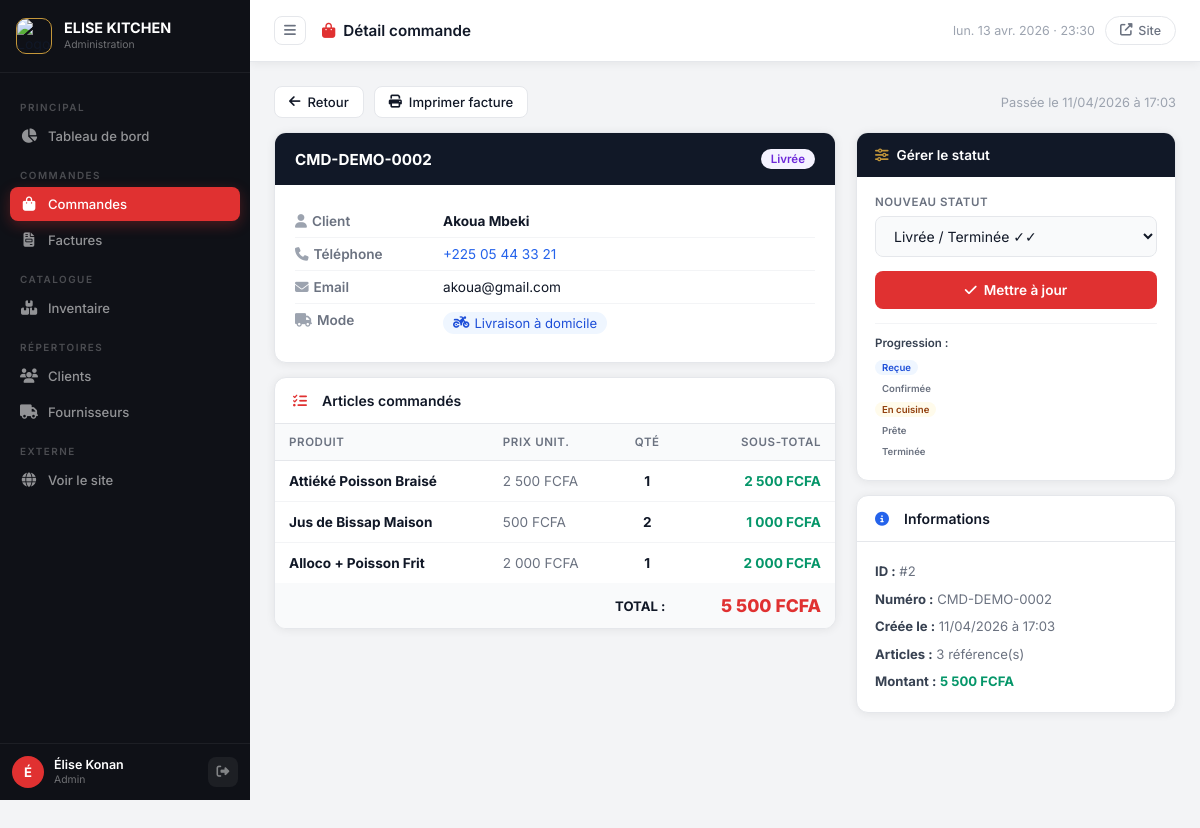
The app's page /admin/commande/2 (signed in) with its own data.
### tables this page shows
CREATE TABLE commandes (
    id               INTEGER PRIMARY KEY AUTOINCREMENT,
    numero           TEXT UNIQUE NOT NULL,
    client_id        INTEGER,
    client_nom       TEXT NOT NULL,
    client_telephone TEXT NOT NULL,
    client_email     TEXT,
    client_adresse   TEXT,
    type_livraison   TEXT DEFAULT 'retrait',
    statut           TEXT DEFAULT 'nouvelle',
    montant_total    REAL NOT NULL DEFAULT 0,
    notes            TEXT,
    date_commande    TEXT DEFAULT (datetime('now','localtime')),
    FOREIGN KEY (client_id) REFERENCES clients(id)
);

CREATE TABLE commande_items (
    id          INTEGER PRIMARY KEY AUTOINCREMENT,
    commande_id INTEGER NOT NULL,
    produit_id  INTEGER,
    produit_nom TEXT NOT NULL,
    prix_unit   REAL NOT NULL,
    quantite    INTEGER NOT NULL DEFAULT 1,
    sous_total  REAL NOT NULL,
    FOREIGN KEY (commande_id) REFERENCES commandes(id) ON DELETE CASCADE,
    FOREIGN KEY (produit_id)  REFERENCES produits(id)  ON DELETE SET NULL
);

### app.py (the view)
@app.route('/admin/commande/<int:id>')
@login_required
def admin_commande_detail(id):
    cmd = qry("SELECT * FROM commandes WHERE id=?", (id,), one=True)
    if not cmd:
        flash("Commande introuvable.", "danger"); return redirect(url_for('admin_commandes'))
    items = qry("SELECT * FROM commande_items WHERE commande_id=?", (id,))
    return render_template('admin/commande_detail.html', commande=cmd, items=items)

### app.py (called while the page is built)
def get_db():
    if 'db' not in g:
        g.db = sqlite3.connect(
            app.config['DATABASE'],
            detect_types=sqlite3.PARSE_DECLTYPES
        )
        g.db.row_factory = sqlite3.Row
        g.db.execute("PRAGMA journal_mode=WAL")
        g.db.execute("PRAGMA foreign_keys=ON")
    return g.db

def qry(sql, args=(), one=False):
    cur = get_db().execute(sql, args)
    rows = [dict(r) for r in cur.fetchall()]
    return rows[0] if one and rows else (None if one else rows)

def login_required(f):
    @wraps(f)
    def deco(*a, **kw):
        if 'admin_id' not in session:
            flash("Veuillez vous connecter.", "warning")
            return redirect(url_for('admin_login'))
        return f(*a, **kw)
    return deco

@app.template_filter('datefr')
def datefr(v, fmt='%d/%m/%Y'):
    if not v:
        return '—'
    try:
        dt = datetime.fromisoformat(str(v)[:19])
        return dt.strftime(fmt)
    except Exception:
        return str(v)

@app.template_filter('datefr_hm')
def datefr_hm(v):
    return datefr(v, '%d/%m/%Y à %H:%M')

@app.template_filter('fcfa')
def fcfa(v):
    try:
        return f"{float(v):,.0f}".replace(',', ' ')
    except Exception:
        return '0'

@app.template_filter('statut_label')
def statut_label(s):
    return {
        'nouvelle': 'Nouvelle', 'confirmée': 'Confirmée',
        'en_preparation': 'En préparation', 'prête': 'Prête !',
        'livrée': 'Livrée', 'annulée': 'Annulée'
    }.get(s, s)

@app.template_filter('statut_css')
def statut_css(s):
    return s.replace(' ', '_').replace('é', 'e').replace('è', 'e')

@app.context_processor
def inject_globals():
    ctx = {'nouvelles_commandes': 0, 'annee': datetime.now().year}
    if 'admin_id' in session:
        try:
            row = qry("SELECT COUNT(*) as n FROM commandes WHERE statut='nouvelle'", one=True)
            ctx['nouvelles_commandes'] = row['n'] if row else 0
        except Exception:
            pass
    return ctx

### templates/admin/commande_detail.html (shortened to what this page needs)
{% extends "admin/base.html" %}
{% block page_title %}<i class="fas fa-bag-shopping" style="color:#E03131;margin-right:8px;"></i>Détail commande{% endblock %}
{% block content %}
<div style="margin-bottom:14px;display:flex;align-items:center;gap:10px;flex-wrap:wrap;">
    <a href="{{ url_for('admin_commandes') }}" class="btn-secondary" style="padding:7px 14px;"><i class="fas fa-arrow-left"></i> Retour</a>
    <a href="{{ url_for('admin_facture', cmd_id=commande.id) }}" class="btn-secondary" style="padding:7px 14px;"><i class="fas fa-print"></i> Imprimer facture</a>
    <div style="margin-left:auto;font-size:.8rem;color:#9CA3AF;">
        Passée le {{ commande.date_commande | datefr_hm }}
    </div>
</div>
<div class="detail-grid">
    <div style="display:flex;flex-direction:column;gap:14px;">
        <div class="detail-info-card">
            <div class="detail-info-header">
                <div class="detail-numero">{{ commande.numero }}</div>
                <span class="cmd-badge badge-{{ commande.statut | statut_css }}">{{ commande.statut | statut_label }}</span>
            </div>
            <div class="detail-body">
                <div class="detail-row"><span class="detail-key"><i class="fas fa-user" style="color:#9CA3AF;margin-right:5px;"></i>Client</span><span class="detail-val"><strong>{{ commande.client_nom }}</strong></span></div>
                <div class="detail-row"><span class="detail-key"><i class="fas fa-phone" style="color:#9CA3AF;margin-right:5px;"></i>Téléphone</span><span class="detail-val"><a href="tel:{{ commande.client_telephone }}" style="color:#2563EB;">{{ commande.client_telephone }}</a></span></div>
                {% if commande.client_email %}
                <div class="detail-row"><span class="detail-key"><i class="fas fa-envelope" style="color:#9CA3AF;margin-right:5px;"></i>Email</span><span class="detail-val">{{ commande.client_email }}</span></div>
                {% endif %}
                <div class="detail-row">
                    <span class="detail-key"><i class="fas fa-truck" style="color:#9CA3AF;margin-right:5px;"></i>Mode</span>
                    <span class="detail-val">
                        <span style="display:inline-flex;align-items:center;gap:5px;font-size:.82rem;padding:3px 10px;border-radius:100px;{% if commande.type_livraison == 'livraison' %}background:#EFF6FF;color:#1D4ED8;{% else %}background:#ECFDF5;color:#065F46;{% endif %}">
                            <i class="fas fa-{% if commande.type_livraison == 'livraison' %}motorcycle{% else %}store{% endif %}"></i>
                            {{ 'Livraison à domicile' if commande.type_livraison == 'livraison' else 'Retrait sur place' }}
                        </span>
                    </span>
                </div>
            </div>
        </div>
        <div class="panel">
            <div class="panel-head"><div class="panel-head-title"><i class="fas fa-list-check" style="color:#E03131;"></i>&nbsp; Articles commandés</div></div>
            <table class="admin-table">
                <thead><tr><th>Produit</th><th>Prix unit.</th><th style="text-align:center;">Qté</th><th style="text-align:right;">Sous-total</th></tr></thead>
                <tbody>
                    {% for item in items %}
                    <tr>
                        <td><strong>{{ item.produit_nom }}</strong></td>
                        <td style="color:#6B7280;">{{ item.prix_unit | fcfa }} FCFA</td>
                        <td style="text-align:center;font-weight:700;">{{ item.quantite }}</td>
                        <td style="text-align:right;font-weight:700;color:#059669;">{{ item.sous_total | fcfa }} FCFA</td>
                    </tr>
                    {% endfor %}
                </tbody>
                <tfoot>
                    <tr>
                        <td colspan="3" style="text-align:right;font-weight:700;color:#111827;padding:12px 14px;">TOTAL :</td>
                        <td style="text-align:right;font-size:1.1rem;font-weight:800;color:#E03131;padding:12px 14px;">{{ commande.montant_total | fcfa }} FCFA</td>
                    </tr>
                </tfoot>
            </table>
        </div>
    </div>
    <div style="display:flex;flex-direction:column;gap:14px;">
        <div class="statut-form">
            <div class="statut-form-head"><i class="fas fa-sliders" style="margin-right:8px;color:#C4973A;"></i>Gérer le statut</div>
            <div class="statut-form-body">
                <form method="POST" action="{{ url_for('admin_maj_statut', id=commande.id) }}">
                    <label style="display:block;font-size:.72rem;font-weight:600;color:#6B7280;text-transform:uppercase;letter-spacing:.5px;margin-bottom:7px;">Nouveau statut</label>
                    <select name="statut" class="statut-select">
                        {% for s, lbl in [('nouvelle','Nouvelle'),('confirmée','Confirmée ✓'),('en_preparation','En préparation 🔥'),('prête','Prête à servir ⭐'),('livrée','Livrée / Terminée ✓✓'),('annulée','Annulée ✗')] %}
                        <option value="{{ s }}" {% if commande.statut == s %}selected{% endif %}>{{ lbl }}</option>
                        {% endfor %}
                    </select>
                    <button type="submit" class="btn-update-statut"><i class="fas fa-check" style="margin-right:7px;"></i>Mettre à jour</button>
                </form>
                <div style="margin-top:14px;font-size:.72rem;color:#6B7280;border-top:1px solid #F3F4F6;padding-top:12px;">
                    <div style="font-weight:600;color:#374151;margin-bottom:7px;">Progression :</div>
                    {% for s, lbl in [('nouvelle','Reçue'),('confirmée','Confirmée'),('en_preparation','En cuisine'),('prête','Prête'),('livrée','Terminée')] %}
                    <div style="display:flex;align-items:center;gap:7px;padding:3px 0;">
                        <span class="cmd-badge badge-{{ s }}" style="font-size:.6rem;padding:2px 7px;">{{ lbl }}</span>
                    </div>
                    {% endfor %}
                </div>
            </div>
        </div>
        <div class="panel">
            <div class="panel-head"><div class="panel-head-title"><i class="fas fa-circle-info" style="color:#2563EB;"></i>&nbsp; Informations</div></div>
            <div class="panel-body" style="font-size:.82rem;color:#6B7280;line-height:2.1;">
                <div><strong style="color:#374151;">ID :</strong> #{{ commande.id }}</div>
                <div><strong style="color:#374151;">Numéro :</strong> {{ commande.numero }}</div>
                <div><strong style="color:#374151;">Créée le :</strong> {{ commande.date_commande | datefr_hm }}</div>
                <div><strong style="color:#374151;">Articles :</strong> {{ items | length }} référence(s)</div>
                <div><strong style="color:#374151;">Montant :</strong> <span style="color:#059669;font-weight:700;">{{ commande.montant_total | fcfa }} FCFA</span></div>
            </div>
        </div>
    </div>
</div>
{% endblock %}

### static/css/admin.css (style rules this page uses)
:root { --sidebar-bg: #0F1117; --sidebar-w: 250px; --topbar-h: 62px; --red: #E03131; --red-dk: #B91C1C; --red-lt: #FFF0F0; --gold: #C4973A; --content-bg: #F3F4F6; --white: #FFFFFF; --dark: #111827; --gray-50: #F9FAFB; --gray-100: #F3F4F6; --gray-200: #E5E7EB; --gray-400: #9CA3AF; --gray-600: #6B7280; --gray-700: #374151; --gray-800: #1F2937; --green: #059669; --blue: #2563EB; --orange: #D97706; --purple: #7C3AED; --radius: 12px; --radius-sm: 8px; --shadow: 0 1px 10px rgba(0,0,0,0.07); --shadow-md: 0 4px 20px rgba(0,0,0,0.1); }
*, *::before, *::after { box-sizing: border-box; margin: 0; padding: 0; }
body { font-family: 'Inter', sans-serif; background: var(--content-bg); color: var(--dark); min-height: 100vh; font-size: 0.875rem; -webkit-font-smoothing: antialiased; }
a { text-decoration: none; color: inherit; }
.panel { background: var(--white); border-radius: var(--radius); box-shadow: var(--shadow); border: 1px solid var(--gray-200); overflow: hidden; }
.panel-head { display: flex; align-items: center; justify-content: space-between; padding: 14px 18px; border-bottom: 1px solid var(--gray-200); }
.panel-head-title { font-size: 0.875rem; font-weight: 600; color: var(--dark); display: flex; align-items: center; gap: 8px; }
.panel-body { padding: 16px 18px; }
.admin-table { width: 100%; border-collapse: collapse; }
.admin-table thead th { padding: 11px 14px; background: var(--gray-50); font-size: 0.72rem; font-weight: 600; text-transform: uppercase; letter-spacing: 0.6px; color: var(--gray-600); text-align: left; border-bottom: 1px solid var(--gray-200); white-space: nowrap; }
.admin-table tbody td { padding: 12px 14px; border-bottom: 1px solid var(--gray-100); font-size: 0.85rem; vertical-align: middle; }
.admin-table tbody tr:last-child td { border-bottom: none; }
.admin-table tfoot td { padding: 12px 14px; background: var(--gray-50); font-weight: 600; font-size: 0.82rem; }
.cmd-badge { display: inline-flex; align-items: center; gap: 5px; padding: 3px 10px; border-radius: 100px; font-size: 0.72rem; font-weight: 600; white-space: nowrap; }
.badge-nouvelle { background: #eff6ff; color: #1d4ed8; }
.badge-en_preparation { background: #fffbeb; color: #92400e; }
.badge-livree { background: #f5f3ff; color: #6d28d9; }
.btn-secondary { display: inline-flex; align-items: center; gap: 7px; padding: 9px 18px; background: var(--white); color: var(--dark); border: 1px solid var(--gray-200); border-radius: var(--radius-sm); font-size: 0.82rem; font-weight: 500; cursor: pointer; transition: all 0.2s; text-decoration: none; }
.detail-grid { display: grid; grid-template-columns: 1fr 320px; gap: 20px; align-items: start; }
.detail-info-card { background: var(--white); border-radius: var(--radius); box-shadow: var(--shadow); border: 1px solid var(--gray-200); overflow: hidden; }
.detail-info-header { padding: 16px 20px; background: var(--dark); color: white; display: flex; align-items: center; justify-content: space-between; }
.detail-numero { font-size: 0.95rem; font-weight: 700; }
.detail-body { padding: 20px; }
.detail-row { display: flex; gap: 8px; padding: 8px 0; border-bottom: 1px solid var(--gray-100); font-size: 0.85rem; }
.detail-row:last-child { border-bottom: none; }
.detail-key { font-weight: 600; color: var(--gray-600); width: 140px; flex-shrink: 0; }
.detail-val { color: var(--dark); }
.statut-form { background: var(--white); border-radius: var(--radius); box-shadow: var(--shadow); border: 1px solid var(--gray-200); overflow: hidden; }
.statut-form-head { padding: 14px 18px; background: var(--dark); color: white; font-size: 0.85rem; font-weight: 600; }
.statut-form-body { padding: 18px; }
.statut-select { width: 100%; padding: 10px 14px; border: 1px solid var(--gray-200); border-radius: var(--radius-sm); font-size: 0.875rem; font-family: 'Inter', sans-serif; background: var(--gray-50); color: var(--dark); margin-bottom: 14px; transition: all 0.2s; }
.btn-update-statut { width: 100%; padding: 11px; background: var(--red); color: white; border: none; border-radius: var(--radius-sm); font-weight: 600; font-size: 0.85rem; cursor: pointer; transition: all 0.2s; font-family: 'Inter', sans-serif; }

### records on screen
commandes: date_commande "11/04/2026 à 17:03", numero "CMD-DEMO-0002", statut|statut_label "Livrée", client_nom "Akoua Mbeki", client_telephone "+225 05 44 33 21", client_email "akoua@gmail.com", type_livraison "Livraison à domicile", montant_total|fcfa "5 500", statut "Livrée / Terminée ✓✓", id "2"
commande_items: produit_nom "Attiéké Poisson Braisé", prix_unit|fcfa "2 500", quantite "1", sous_total|fcfa "2 500"
commande_items: produit_nom "Jus de Bissap Maison", prix_unit|fcfa "500", quantite "2", sous_total|fcfa "1 000"
commande_items: produit_nom "Alloco + Poisson Frit", prix_unit|fcfa "2 000", quantite "1", sous_total|fcfa "2 000"

### other values on screen
{{ session.get('admin_nom', 'A')[0].upper() }} "É"
{{ session.get('admin_nom', 'Admin') }} "Élise Konan"
{{ session.get('admin_role', '') }} "Admin"
{{ lbl }} "Reçue" "Confirmée" "En cuisine" "Prête" "Terminée"
{{ items | length }} "3"
